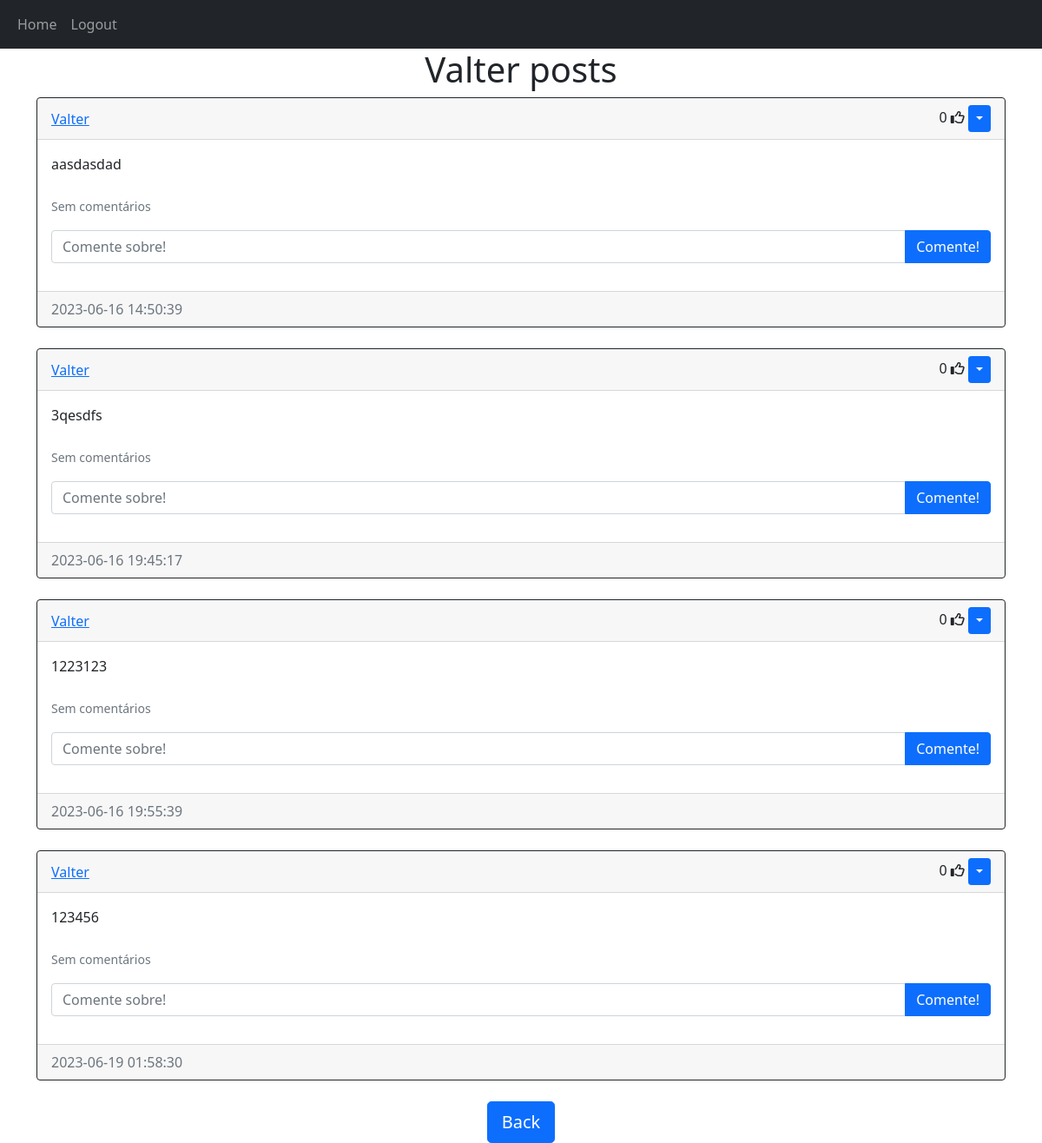
Page /posts/Valter (signed in) on the committed database.
### models.py (models this page shows)
class User(db.Model, UserMixin):
    id = db.Column(db.Integer, primary_key = True)
    email = db.Column(db.String(150),unique=True )
    username = db.Column(db.String(150), unique=True)
    password = db.Column(db.String(150))
    date_created = db.Column(db.DateTime(timezone=True), default = func.now())
    posts = db.relationship('Post', backref='user', passive_deletes=True)
    comments = db.relationship('Comment', backref = 'user', passive_deletes = True)

class Post(db.Model):
    id = db.Column(db.Integer, primary_key=True)
    text = db.Column(db.Text, nullable=False)
    date_created = db.Column(db.DateTime(timezone=True), default=func.now())
    author = db.Column(db.Integer, db.ForeignKey(
        'user.id', ondelete="CASCADE"), nullable=False)
    comments = db.relationship('Comment', backref='post_comments', passive_deletes=True)
    likes = db.relationship('Like', backref='post', passive_deletes=True)

### views.py (the view)
@my_blueprint.route("/posts/<username>")
@login_required
def posts(username):
    user = User.query.filter_by(username=username).first()
    if not user:
        flash('Não existe usários com esse nome .', category='error')
        return redirect(url_for('views.home'))
    posts = user.posts
    return render_template("post.html", user=current_user, posts=posts, username=username)

### __init__.py (called while the page is built)
def create_app():
    app = Flask(__name__)
    app.config['SECRET_KEY'] = "olámundo"
    app.config['SQLALCHEMY_DATABASE_URI'] = f'sqlite:///{DB_NAME}'
    db.init_app(app)
    from views import my_blueprint
    from auth import autenticaçao
    app.register_blueprint(my_blueprint, url_prefix="/")
    app.register_blueprint(autenticaçao, url_prefix="/")
    from models import User,Post,Comment,Like
    create_database(app)
    login_manager = LoginManager()
    login_manager.login_view = "auth.login"
    login_manager.init_app(app)
    @login_manager.user_loader
    def load_user(id):
        return User.query.get(int(id))
    return app

### templates/post.html (shortened to what this page needs)
{% extends "post_div.html" %}  {% block header %} {{username}} posts {% endblock %} {% block footer %}
<div align="center">
  <a href="/home"
    ><button type="button" class="btn btn-primary btn-lg">Back</button></a
  >
</div>
{% endblock %}

### templates/post_div.html (shortened to what this page needs)
{% extends "base.html" %} {% block title %}Home{% endblock %} {% block content
%}
<h1 align="center">{% block header %}Posts{% endblock %}</h1>
<div id="posts">
  {% for post in posts %}
  <div class="card border-dark">
    <div class="card-header d-flex justify-content-between align-items-center">
      <a href="/posts/{{post.user.username}}">{{post.user.username}}</a>
      <div>
        <span id="likes-count-{{post.id}}">
        {{ post.likes|length }}</span>
        {% if user.id in post.likes|map(attribute="author")|list %}
        <i
          class="fas fa-thumbs-up"
          id="like-button-{{post.id}}"
          onclick="like({{post.id}})"
        ></i>
        {% else %}
        <i
          class="far fa-thumbs-up"
          id="like-button-{{post.id}}"
          onclick="like({{post.id}})"
        ></i>
        {% endif %} {% if user.id == post.author %}
        <div class="btn-group">
          <button
            type="button"
            class="btn btn-sm btn-primary dropdown-toggle"
            data-bs-toggle="dropdown"
          ></button>
        </div>
        {% endif %}
      </div>
    </div>
    <div class="card-body">
      <div class="card-text">{{post.text}}</div>
      <br />
      <p class="card-text">
        {% if post.comments|length > 0 %}
        <a data-bs-toggle="collapse" href="#comments-{{post.id}}" role="button">
          <small>View {{post.comments|length}} Comments</small>
        </a>
        {% else %}
        <small class="text-muted">Sem comentários</small>
        {% endif %}
      </p>
      <form
        class="input-group mb-3"
        method="POST"
        action="/create-comment/{{post.id}}"
      >
        <input
          type="text"
          id="text"
          name="text"
          class="form-control"
          placeholder="Comente sobre!"
        />
        <button type="submit" class="btn btn-primary">Comente!</button>
      </form>
    </div>
    <div class="card-footer text-muted">{{post.date_created}}</div>
  </div>
  <br/ > {% endfor %}
</div>
{% block footer %}{% endblock %} {% endblock %}

### templates/base.html (shortened to what this page needs)
<!DOCTYPE html>
<html lang="en">
  <head>
    <link
      href="https://cdn.jsdelivr.net/npm/bootstrap@5.0.2/dist/css/bootstrap.min.css"
      rel="stylesheet"
    />
  </head>
  <body>
    <nav class="navbar navbar-expand-lg navbar-dark bg-dark">
      <div class="container-fluid">
        <div class="collapse navbar-collapse" id="navbar">
          <div class="navbar-nav">
            <a class="nav-item nav-link" href="/home">Home</a>
            {% if user.is_authenticated %}
            <a class="nav-item nav-link" href="/logout">Logout</a>
            {% else %}
            <a class="nav-item nav-link" href="/login">Login</a>
            <a class="nav-item nav-link" href="/sign-up">Sing Up</a>
            {% endif %}
          </div>
        </div>
      </div>
    </nav>
    <div class="container">{% block content %}{% endblock %}</div>
  </body>
</html>

### rows in the picture
User: username "Valter"
Post: user.username "Valter", likes|length "0", text "aasdasdad", date_created "2023-06-16 14:50:39"
Post: user.username "Valter", likes|length "0", text "3qesdfs", date_created "2023-06-16 19:45:17"
Post: user.username "Valter", likes|length "0", text "1223123", date_created "2023-06-16 19:55:39"
Post: user.username "Valter", likes|length "0", text "123456", date_created "2023-06-19 01:58:30"
